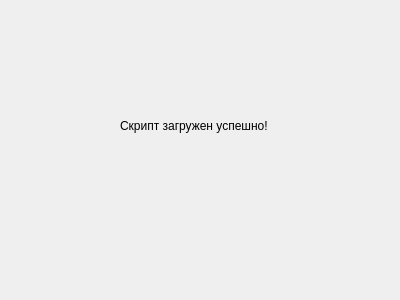
<?xml version="1.0" encoding="UTF-8"?>
<ui version="4.0">
 <class>sensResult</class>
 <widget class="QDialog" name="sensResult">
  <property name="geometry">
   <rect>
    <x>0</x>
    <y>0</y>
    <width>400</width>
    <height>300</height>
   </rect>
  </property>
  <property name="windowTitle">
   <string>Dialog</string>
  </property>
  <widget class="QLabel" name="label">
   <property name="geometry">
    <rect>
     <x>120</x>
     <y>110</y>
     <width>191</width>
     <height>31</height>
    </rect>
   </property>
   <property name="text">
    <string>Скрипт загружен успешно!</string>
   </property>
  </widget>
 </widget>
 <resources/>
 <connections/>
</ui>
